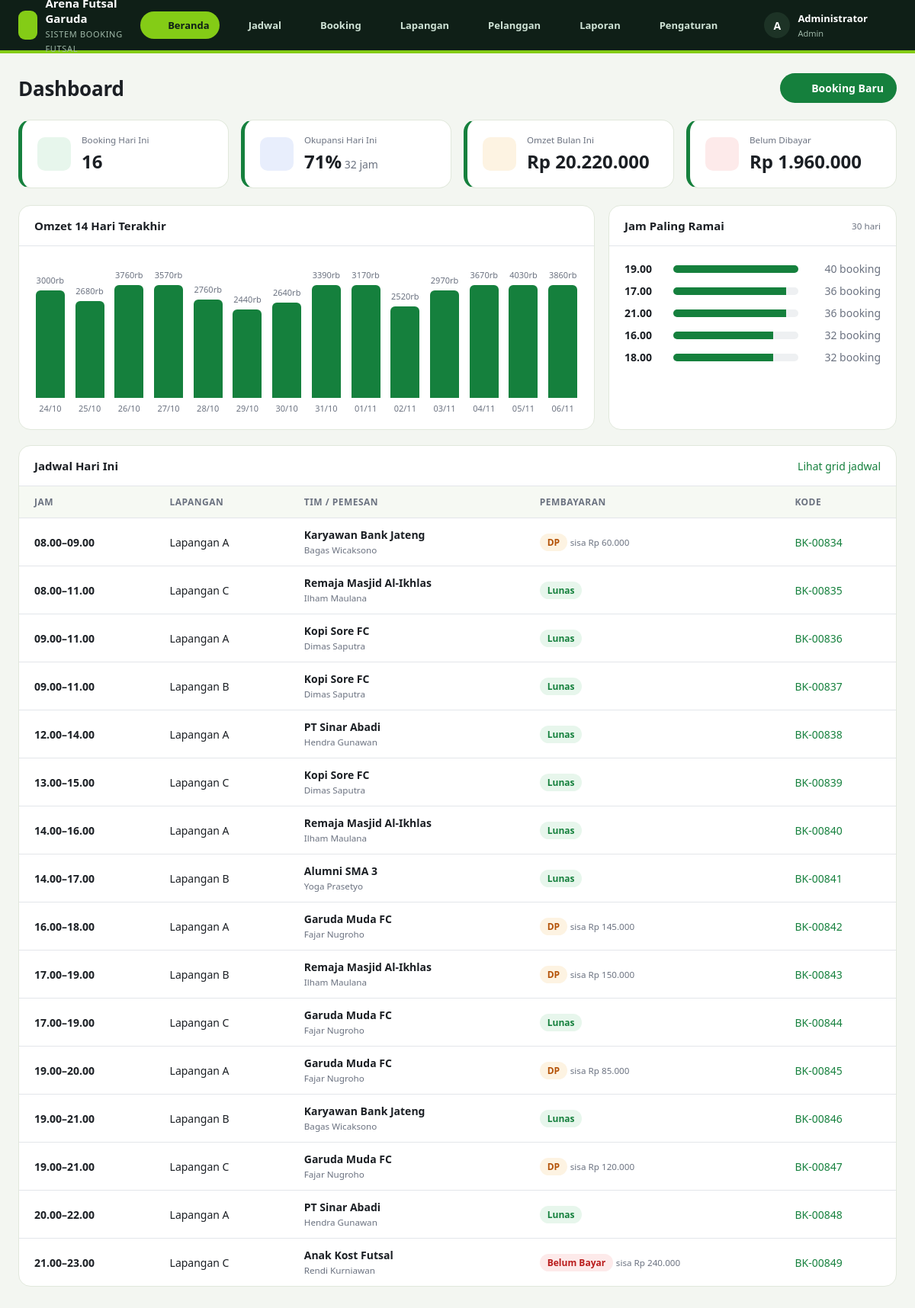
Page /index.php?page=dashboard (signed in) on the committed database.
### tables this page shows
CREATE TABLE booking (
  id INT AUTO_INCREMENT PRIMARY KEY,
  kode VARCHAR(20) NOT NULL UNIQUE,
  lapangan_id INT NOT NULL,
  pelanggan_id INT NOT NULL,
  user_id INT,
  tanggal DATE NOT NULL,
  jam_mulai TINYINT NOT NULL,
  jam_selesai TINYINT NOT NULL,
  jam_siang TINYINT NOT NULL DEFAULT 0,
  jam_malam TINYINT NOT NULL DEFAULT 0,
  total INT NOT NULL,
  dibayar INT NOT NULL DEFAULT 0,
  status ENUM('dipesan','selesai','batal') NOT NULL DEFAULT 'dipesan',
  catatan VARCHAR(255),
  created_at TIMESTAMP DEFAULT CURRENT_TIMESTAMP,
  INDEX idx_jadwal (lapangan_id, tanggal),
  FOREIGN KEY (lapangan_id) REFERENCES lapangan(id),
  FOREIGN KEY (pelanggan_id) REFERENCES pelanggan(id),
  FOREIGN KEY (user_id) REFERENCES users(id) ON DELETE SET NULL
);

CREATE TABLE lapangan (
  id INT AUTO_INCREMENT PRIMARY KEY,
  nama VARCHAR(50) NOT NULL,
  jenis ENUM('Vinyl','Sintetis','Interlock','Parket') NOT NULL DEFAULT 'Sintetis',
  ukuran VARCHAR(30),
  harga_siang INT NOT NULL,
  harga_malam INT NOT NULL,
  status ENUM('aktif','perbaikan') NOT NULL DEFAULT 'aktif',
  keterangan VARCHAR(255),
  created_at TIMESTAMP DEFAULT CURRENT_TIMESTAMP
);

CREATE TABLE pelanggan (
  id INT AUTO_INCREMENT PRIMARY KEY,
  nama VARCHAR(100) NOT NULL,
  telepon VARCHAR(20) NOT NULL UNIQUE,
  nama_tim VARCHAR(100),
  member TINYINT(1) NOT NULL DEFAULT 0,
  created_at TIMESTAMP DEFAULT CURRENT_TIMESTAMP
);

### index.php (called while the page is built, shortened)
<?php
require __DIR__ . '/includes/bootstrap.php';
$routes = [
    'login'           => 'pages/login.php',
    'logout'          => 'pages/logout.php',
    'publik'          => 'pages/publik.php',
    'dashboard'       => 'pages/dashboard.php',
    'jadwal'          => 'pages/jadwal.php',
    'booking'         => 'pages/booking/index.php',
    'booking.baru'    => 'pages/booking/baru.php',
    'booking.bayar'   => 'pages/booking/bayar.php',
    'booking.status'  => 'pages/booking/status.php',
    'booking.struk'   => 'pages/booking/struk.php',
    'lapangan'        => 'pages/lapangan/index.php',
    'lapangan.form'   => 'pages/lapangan/form.php',
    'pelanggan'       => 'pages/pelanggan/index.php',
    'pelanggan.form'  => 'pages/pelanggan/form.php',
    'laporan'         => 'pages/laporan.php',
    'pengaturan'      => 'pages/pengaturan.php',
];
$page = $_GET['page'] ?? 'dashboard';
require __DIR__ . '/' . $routes[$page];

### pages/dashboard.php (the view, shortened to what this page needs)
<?php
$actions = '<a href="' . url('booking.baru') . '" class="btn btn-primary">' . icon('plus', 16) . ' Booking Baru</a>';
$set = setting();
$hariIni = date('Y-m-d');
$bookingHariIni = q("SELECT b.*, p.nama, p.nama_tim, l.nama lapangan FROM booking b
                     JOIN pelanggan p ON p.id = b.pelanggan_id JOIN lapangan l ON l.id = b.lapangan_id
                     WHERE b.tanggal = ? AND b.status <> 'batal' ORDER BY b.jam_mulai, l.nama", [$hariIni])->fetchAll();
$jamTerisi = array_sum(array_map(fn ($b) => $b['jam_selesai'] - $b['jam_mulai'], $bookingHariIni));
$lapAktif = (int) q("SELECT COUNT(*) FROM lapangan WHERE status = 'aktif'")->fetchColumn();
$okupansi = round($jamTerisi / max(1, $lapAktif * ($set['jam_tutup'] - $set['jam_buka'])) * 100);
$omzetBulan = (int) q("SELECT COALESCE(SUM(total),0) FROM booking WHERE status <> 'batal' AND DATE_FORMAT(tanggal,'%Y-%m') = DATE_FORMAT(CURDATE(),'%Y-%m') AND tanggal <= CURDATE()")->fetchColumn();
$piutang = (int) q("SELECT COALESCE(SUM(total - dibayar),0) FROM booking WHERE status = 'dipesan'")->fetchColumn();
$grafik = [];
for ($i = 13; $i >= 0; $i--) $grafik[date('Y-m-d', strtotime("-$i day"))] = 0;
foreach (q("SELECT tanggal, SUM(total) t FROM booking WHERE status <> 'batal' AND tanggal BETWEEN ? AND ? GROUP BY tanggal",
    [array_key_first($grafik), $hariIni])->fetchAll() as $r) $grafik[$r['tanggal']] = (int) $r['t'];
$max = max(1, max($grafik));
$jamRamai = q("SELECT jam_mulai, COUNT(*) n FROM booking WHERE status <> 'batal' AND tanggal >= CURDATE() - INTERVAL 30 DAY
               GROUP BY jam_mulai ORDER BY n DESC LIMIT 5")->fetchAll();
$maxJam = max(1, $jamRamai[0]['n'] ?? 1);
require __DIR__ . '/../includes/header.php';
?>
<div class="stats">
    <div class="card stat"><div class="stat-icon green"><?= icon('calendar', 22) ?></div><div><small>Booking Hari Ini</small><strong><?= count($bookingHariIni) ?></strong></div></div>
    <div class="card stat"><div class="stat-icon blue"><?= icon('clock', 22) ?></div><div><small>Okupansi Hari Ini</small><strong><?= $okupansi ?>%</strong> <span class="muted"><?= $jamTerisi ?> jam</span></div></div>
    <div class="card stat"><div class="stat-icon amber"><?= icon('wallet', 22) ?></div><div><small>Omzet Bulan Ini</small><strong><?= rupiah($omzetBulan) ?></strong></div></div>
    <div class="card stat"><div class="stat-icon red"><?= icon('alert', 22) ?></div><div><small>Belum Dibayar</small><strong><?= rupiah($piutang) ?></strong></div></div>
</div>
<div class="grid-2">
    <div class="card">
        <div class="card-head"><h2>Omzet 14 Hari Terakhir</h2></div>
        <div class="card-body">
            <div class="bars">
                <?php foreach ($grafik as $d => $v): ?>
                    <div class="bar-col" title="<?= tgl($d) ?>: <?= rupiah($v) ?>">
                        <small><?= $v ? round($v / 1000) . 'rb' : '0' ?></small>
                        <div class="bar" style="height: <?= round($v / $max * 100) ?>%"></div>
                        <small><?= date('d/m', strtotime($d)) ?></small>
                    </div>
                <?php endforeach; ?>
            </div>
        </div>
    </div>
    <div class="card">
        <div class="card-head"><h2>Jam Paling Ramai</h2><small class="muted">30 hari</small></div>
        <div class="card-body summary">
            <?php foreach ($jamRamai as $j): ?>
                <div style="align-items:center;gap:12px">
                    <span style="width:52px;font-weight:600"><?= jam($j['jam_mulai']) ?></span>
                    <span style="flex:1;height:10px;background:var(--gray-soft);border-radius:6px;overflow:hidden"><span style="display:block;height:100%;width:<?= round($j['n'] / $maxJam * 100) ?>%;background:var(--primary)"></span></span>
                    <span class="muted" style="width:96px;text-align:right;white-space:nowrap"><?= $j['n'] ?> booking</span>
                </div>
            <?php endforeach; ?>
        </div>
    </div>
</div>
<div class="card mt">
    <div class="card-head"><h2>Jadwal Hari Ini</h2><a href="<?= url('jadwal') ?>">Lihat grid jadwal</a></div>
    <div class="table-wrap"><table>
        <thead><tr><th>Jam</th><th>Lapangan</th><th>Tim / Pemesan</th><th>Pembayaran</th><th>Kode</th></tr></thead>
        <tbody>
        <?php foreach ($bookingHariIni as $b): $sisa = $b['total'] - $b['dibayar']; ?>
            <tr>
                <td><strong><?= jam($b['jam_mulai']) ?>–<?= jam($b['jam_selesai']) ?></strong></td>
                <td><?= e($b['lapangan']) ?></td>
                <td><strong><?= e($b['nama_tim'] ?: $b['nama']) ?></strong><small><?= e($b['nama']) ?></small></td>
                <td><?= status_badge($sisa <= 0 ? 'lunas' : ($b['dibayar'] > 0 ? 'dp' : 'belum')) ?> <?php if ($sisa > 0): ?><small>sisa <?= rupiah($sisa) ?></small><?php endif; ?></td>
                <td><a href="<?= url('booking.struk', ['id' => $b['id']]) ?>"><?= e($b['kode']) ?></a></td>
            </tr>
        <?php endforeach; ?>
        </tbody>
    </table></div>
</div>
<?php require __DIR__ . '/../includes/footer.php'; ?>

### includes/bootstrap.php (shortened to what this page needs)
<?php
function db(): PDO
{
    static $pdo = null;
    if ($pdo === null) {
        $c = require __DIR__ . '/../config/database.php';
        $dsn = "mysql:host={$c['host']};port={$c['port']};dbname={$c['database']};charset=utf8mb4";
        try {
            $pdo = new PDO($dsn, $c['username'], $c['password'], [
                PDO::ATTR_ERRMODE => PDO::ERRMODE_EXCEPTION,
                PDO::ATTR_DEFAULT_FETCH_MODE => PDO::FETCH_ASSOC,
            ]);
        } catch (PDOException $e) {
            die('<h3>Koneksi database gagal.</h3><p>Cek config/database.php dan pastikan database <b>'
                . htmlspecialchars($c['database']) . '</b> sudah di-import.</p>');
        }
    }
    return $pdo;
}
function q(string $sql, array $params = []): PDOStatement
{
    $st = db()->prepare($sql);
    $st->execute($params);
    return $st;
}
function e($v): string
{
    return htmlspecialchars((string) $v, ENT_QUOTES, 'UTF-8');
}
function rupiah($n): string
{
    return 'Rp ' . number_format((int) $n, 0, ',', '.');
}
function tgl($date): string
{
    $bulan = ['', 'Jan', 'Feb', 'Mar', 'Apr', 'Mei', 'Jun', 'Jul', 'Agu', 'Sep', 'Okt', 'Nov', 'Des'];
    $t = strtotime($date);
    return date('j', $t) . ' ' . $bulan[(int) date('n', $t)] . ' ' . date('Y', $t);
}
function url(string $page = 'dashboard', array $params = []): string
{
    return 'index.php?' . http_build_query(['page' => $page] + $params);
}
function setting(): array
{
    static $s = null;
    return $s ??= q('SELECT * FROM pengaturan WHERE id = 1')->fetch() ?: [];
}
function icon(string $name, int $size = 18): string
{
    $p = $paths[$name] ?? '';
    return '<svg class="ic" width="' . $size . '" height="' . $size . '" viewBox="0 0 24 24" fill="none" stroke="currentColor" stroke-width="2" stroke-linecap="round" stroke-linejoin="round">' . $p . '</svg>';
}
function status_badge(string $s): string
{
    $map = [
        'aktif' => 'green', 'perbaikan' => 'amber',
        'dipesan' => 'blue', 'main' => 'amber', 'selesai' => 'green', 'batal' => 'gray',
        'lunas' => 'green', 'dp' => 'amber', 'belum' => 'red',
    ];
    $label = ['dp' => 'DP', 'belum' => 'Belum Bayar', 'main' => 'Sedang Main'][$s] ?? ucfirst($s);
    return '<span class="badge badge-' . ($map[$s] ?? 'gray') . '">' . e($label) . '</span>';
}
function jam(int $h): string
{
    return str_pad((string) $h, 2, '0', STR_PAD_LEFT) . '.00';
}

### assets/css/style.css (style rules this page uses)
:root { --bg: #f4f5f7; --surface: #ffffff; --border: #e3e6ea; --text: #1b1f24; --muted: #6b7280; --primary: #15803d; --primary-dark: #116632; --primary-soft: #e3f4e8; --green: #15803d; --green-soft: #e7f6ec; --blue: #1f4fd8; --blue-soft: #e8eefc; --amber: #b45309; --amber-soft: #fdf3e2; --red: #b91c1c; --red-soft: #fdeaea; --gray: #4b5563; --gray-soft: #eef0f2; --sidebar: #0f1f17; --radius: 10px; }
* { box-sizing: border-box; }
body { margin: 0; font-family: -apple-system, "Segoe UI", Roboto, "Helvetica Neue", Arial, sans-serif; font-size: 14px; color: var(--text); background: var(--bg); }
a { color: var(--primary); text-decoration: none; }
.ic { flex-shrink: 0; vertical-align: middle; }
.muted { color: var(--muted); }
.mt { margin-top: 20px; }
.card { background: var(--surface); border: 1px solid var(--border); border-radius: var(--radius); }
.card-head { display: flex; justify-content: space-between; align-items: center; padding: 16px 20px; border-bottom: 1px solid var(--border); gap: 12px; flex-wrap: wrap; }
.card-head h2 { font-size: 15px; margin: 0; }
.card-body { padding: 20px; }
.stats { display: grid; grid-template-columns: repeat(4, 1fr); gap: 16px; margin-bottom: 22px; }
.stat { padding: 18px 20px; display: flex; gap: 14px; align-items: center; }
.stat-icon { width: 44px; height: 44px; border-radius: 10px; display: grid; place-items: center; }
.stat-icon.blue { background: var(--blue-soft); color: var(--blue); }
.stat-icon.green { background: var(--green-soft); color: var(--green); }
.stat-icon.amber { background: var(--amber-soft); color: var(--amber); }
.stat-icon.red { background: var(--red-soft); color: var(--red); }
.stat small { color: var(--muted); display: block; margin-bottom: 4px; }
.stat strong { font-size: 21px; }
.grid-2 { display: grid; grid-template-columns: 2fr 1fr; gap: 18px; }
.btn { display: inline-flex; align-items: center; gap: 8px; padding: 9px 16px; border-radius: 8px; border: 1px solid transparent; font: inherit; font-weight: 600; cursor: pointer; white-space: nowrap; }
.btn-primary { background: var(--primary); color: #fff; }
table { width: 100%; border-collapse: collapse; }
th, td { padding: 12px 20px; text-align: left; border-bottom: 1px solid var(--border); vertical-align: middle; }
th { font-size: 12px; text-transform: uppercase; letter-spacing: .04em; color: var(--muted); font-weight: 600; background: #fafbfc; }
tr:last-child td { border-bottom: 0; }
.table-wrap { overflow-x: auto; }
td strong { display: block; }
td small { color: var(--muted); }
.badge { display: inline-block; padding: 3px 10px; border-radius: 999px; font-size: 12px; font-weight: 600; }
.badge-green { background: var(--green-soft); color: var(--green); }
.badge-amber { background: var(--amber-soft); color: var(--amber); }
.badge-red { background: var(--red-soft); color: var(--red); }
.summary { display: flex; flex-direction: column; gap: 10px; }
.summary div { display: flex; justify-content: space-between; }
.bars { display: flex; align-items: flex-end; gap: 10px; height: 200px; padding-top: 10px; }
.bar-col { flex: 1; display: flex; flex-direction: column; align-items: center; gap: 6px; height: 100%; justify-content: flex-end; }
.bar { width: 100%; max-width: 38px; background: var(--primary); border-radius: 6px 6px 0 0; min-height: 3px; }
.bar-col small { color: var(--muted); font-size: 11px; }
body.topnav-layout { background: #f3f6f1; font-family: "Trebuchet MS", "Segoe UI", system-ui, sans-serif; }
.topnav-layout .card { border-radius: 16px; border-color: #e1e8dc; }
.topnav-layout .stat { border-left: 5px solid var(--primary); }
.topnav-layout .stat strong { font-size: 24px; }
.topnav-layout .btn { border-radius: 999px; }
.topnav-layout th { background: #f6f9f3; }

### rows in the picture
booking: jam_mulai "08.00", jam_selesai "09.00", lapangan.nama "Lapangan A", pelanggan.nama_tim "Karyawan Bank Jateng", pelanggan.nama "Bagas Wicaksono", label "DP", rupiah($sisa) "Rp 60.000", kode "BK-00834"
booking: jam_mulai "08.00", jam_selesai "11.00", lapangan.nama "Lapangan C", pelanggan.nama_tim "Remaja Masjid Al-Ikhlas", pelanggan.nama "Ilham Maulana", label "Lunas", kode "BK-00835"
booking: jam_mulai "09.00", jam_selesai "11.00", lapangan.nama "Lapangan A", pelanggan.nama_tim "Kopi Sore FC", pelanggan.nama "Dimas Saputra", label "Lunas", kode "BK-00836"
booking: jam_mulai "09.00", jam_selesai "11.00", lapangan.nama "Lapangan B", pelanggan.nama_tim "Kopi Sore FC", pelanggan.nama "Dimas Saputra", label "Lunas", kode "BK-00837"
booking: jam_mulai "12.00", jam_selesai "14.00", lapangan.nama "Lapangan A", pelanggan.nama_tim "PT Sinar Abadi", pelanggan.nama "Hendra Gunawan", label "Lunas", kode "BK-00838"
booking: jam_mulai "13.00", jam_selesai "15.00", lapangan.nama "Lapangan C", pelanggan.nama_tim "Kopi Sore FC", pelanggan.nama "Dimas Saputra", label "Lunas", kode "BK-00839"
booking: jam_mulai "14.00", jam_selesai "16.00", lapangan.nama "Lapangan A", pelanggan.nama_tim "Remaja Masjid Al-Ikhlas", pelanggan.nama "Ilham Maulana", label "Lunas", kode "BK-00840"
booking: jam_mulai "14.00", jam_selesai "17.00", lapangan.nama "Lapangan B", pelanggan.nama_tim "Alumni SMA 3", pelanggan.nama "Yoga Prasetyo", label "Lunas", kode "BK-00841"
booking: jam_mulai "16.00", jam_selesai "18.00", lapangan.nama "Lapangan A", pelanggan.nama_tim "Garuda Muda FC", pelanggan.nama "Fajar Nugroho", label "DP", rupiah($sisa) "Rp 145.000", kode "BK-00842"
booking: jam_mulai "17.00", jam_selesai "19.00", lapangan.nama "Lapangan B", pelanggan.nama_tim "Remaja Masjid Al-Ikhlas", pelanggan.nama "Ilham Maulana", label "DP", rupiah($sisa) "Rp 150.000", kode "BK-00843"
booking: jam_mulai "17.00", jam_selesai "19.00", lapangan.nama "Lapangan C", pelanggan.nama_tim "Garuda Muda FC", pelanggan.nama "Fajar Nugroho", label "Lunas", kode "BK-00844"
booking: jam_mulai "19.00", jam_selesai "20.00", lapangan.nama "Lapangan A", pelanggan.nama_tim "Garuda Muda FC", pelanggan.nama "Fajar Nugroho", label "DP", rupiah($sisa) "Rp 85.000", kode "BK-00845"
booking: jam_mulai "19.00", jam_selesai "21.00", lapangan.nama "Lapangan B", pelanggan.nama_tim "Karyawan Bank Jateng", pelanggan.nama "Bagas Wicaksono", label "Lunas", kode "BK-00846"
booking: jam_mulai "19.00", jam_selesai "21.00", lapangan.nama "Lapangan C", pelanggan.nama_tim "Garuda Muda FC", pelanggan.nama "Fajar Nugroho", label "DP", rupiah($sisa) "Rp 120.000", kode "BK-00847"
booking: jam_mulai "20.00", jam_selesai "22.00", lapangan.nama "Lapangan A", pelanggan.nama_tim "PT Sinar Abadi", pelanggan.nama "Hendra Gunawan", label "Lunas", kode "BK-00848"
booking: jam_mulai "21.00", jam_selesai "23.00", lapangan.nama "Lapangan C", pelanggan.nama_tim "Anak Kost Futsal", pelanggan.nama "Rendi Kurniawan", label "Belum Bayar", rupiah($sisa) "Rp 240.000", kode "BK-00849"

### other values in the picture
$label "Beranda"
$label "Jadwal"
$label "Booking"
$label "Lapangan"
$label "Pelanggan"
$label "Laporan"
$label "Pengaturan"
substr(user()['nama'], 0, 1) "A"
user()['nama'] "Administrator"
user()['role'] "Admin"
$title "Dashboard"
count($bookingHariIni) "16"
$okupansi "71"
$jamTerisi "32"
rupiah($omzetBulan) "Rp 20.220.000"
